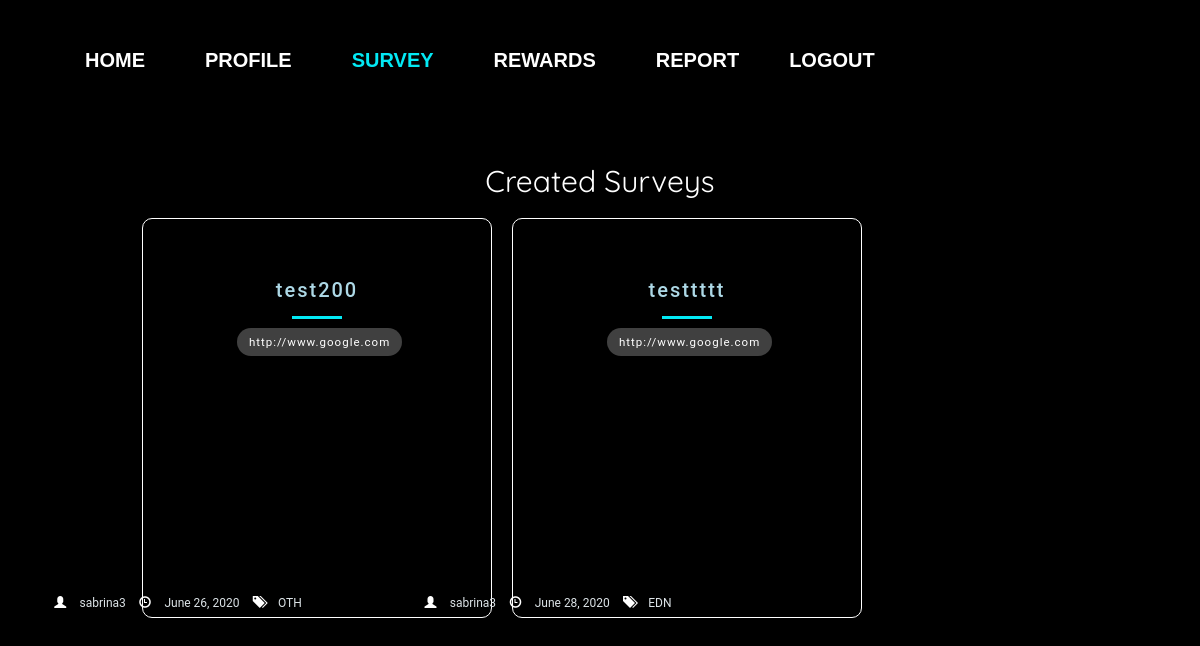
The page /tracksurvey/ (signed in) on the database its author committed.
### survey/models.py (models this page shows, shortened)
class UploadSurvey(models.Model):
    user = models.ForeignKey(to=User, null=True, on_delete=models.SET_NULL,blank=True)
    uploadDate = models.DateField(default=timezone.now)
    surveytitle = models.CharField('Survey Title', max_length=100)
    surveylink = models.URLField('Survey Link', max_length=200)
    surveydescription = models.CharField('Survey Description',
        max_length=5000,
        help_text="Include your survey dscription here!")
    surveycategory_choices = [
    ('EDN','Education'),
    ('HTC','Healthcare'),
    ('LFS','Lifestyle'),
    ('NUS','NUS-Related'),
    ('OTH','Others')]
    surveycategory = models.CharField('Survey Category',choices=surveycategory_choices, max_length=100, default='OTH')
    gender_filter=models.ManyToManyField(GenderFilter,blank=True)
    singaporean_filter=models.ManyToManyField(SingaporeanFilter, blank=True)
    faculty_filter=models.ManyToManyField(FacultyFilter,blank=True)
    year_filter=models.ManyToManyField(YearFilter,blank=True)
    residential_filter=models.ManyToManyField(ResidentialFilter, blank=True)

### survey/views.py (the view)
# urls.py: path('tracksurvey/', survey_views.tracksurvey_view , name='tracksurvey'),
@login_required
def tracksurvey_view(request):
    context = {
        'displayedsurveys': UploadSurvey.objects.filter(user=request.user)
    }
    return render(request, 'survey/tracksurvey.html', context)

### survey/templates/survey/tracksurvey.html (shortened to what this page needs)
{% extends "survey/base.html" %}
{% load static %}
{% block css %}
<link rel="stylesheet" type="text/css" href="{% static 'survey/tracksurvey.css'%}">
{% endblock %}
{% block navbar %}
<div class="nav_box">
<header class="navbarheader">
<div class=nav>
  <ul class=navbarlist>
    <a href="{% url 'survey:dashboard' %}" role="button">Home</a>
    <a href="{% url 'accounts:profile' %}" role="button">Profile</a>
    <a href="{% url 'survey:survey' %}" role="button" class="active">Survey</a>
    <a href="{% url 'survey:shoprewards' %}" role="button" >Rewards</a>
    <a href="{% url 'survey:report' %}" role="button">Report</a>
    <a href="{% url 'logout' %}" id="logout">Logout</a>
  </ul>
</div>
</header>
</div>
{% endblock %}
{% block body_block %}
{% load widget_tweaks %}
<div class="main">
    <h1> Created Surveys </h1>
    <ul class="cards">
        {% for survey in displayedsurveys %}
        <li class="cards_item">
        <div class="blog-card">
            <div class="title-content">
              <h3>
                <a href="{% url 'survey:tracksurvey-detail' survey.id %}" style="color:lightblue"> {{survey.surveytitle}} </a>
            </h3>
              <hr />
              <div class="intro">
                <a href="{{survey.surveylink}}" class="surveylinkbutton"> {{survey.surveylink}} </a>
              </div>
            </div>
            <div>
              <ul class="utility-list">
                <span class="glyphicon glyphicon-user" aria-hidden="true" style="color:white"> </span>
                <li class="user">{{survey.user}}</li>
                <span class="glyphicon glyphicon-time" aria-hidden="true" style="color:white"> </span>
                <li class="date">{{survey.uploadDate}}</li>
                <span class="glyphicon glyphicon-tags" aria-hidden="true" style="color:white"> </span>
                <li class="tags">{{survey.surveycategory}}</li>
              </ul>
            </div>
            <div class="color-overlay"></div>
          </div>
      </li>
      {% endfor %}
    </ul>
</div>
{% endblock %}

### survey/static/survey/base.css (style rules this page uses)
html { height: 100%; }
body { background: #000000; margin: auto; font-family: "Trebuchet MS", monospace; }
div { padding:5px; }

### survey/static/survey/nav.css (style rules this page uses)
.navbarheader { color: white; display: flex; align-items: center; justify-content: center; overflow: hidden; display: flex; align-items: center; justify-content: center; flex-direction: row; height:100px; position:fixed; }
.navbarlist { display: flex; list-style-type: none; }
.navbarlist a { margin: 10px 30px; position: relative; color: white; font-family: 'Oswald', sans-serif; font-size: 20px; font-weight: bold; text-transform: uppercase; text-decoration: none; }
.navbarlist a:before { position: absolute; bottom: -2px; content: ''; width: 100%; height: 3px; background: #03e9f4; transform: translateX(-100%); opacity: 0; }
.navbarlist .active { color: #03e9f4; }
#logout { margin-left: 20px; }

### survey/static/survey/tracksurvey.css (style rules this page uses)
html { background: black; }
body { color: white; font-family: 'Quicksand', serif; font-style: normal; font-weight: 400; letter-spacing: 0; padding: 1rem; }
.main { max-width: 1600px; margin: 0px auto; }
h1 { font-size: 30px; font-weight: 400; text-align: center; }
.cards { display: flex; flex-wrap: wrap; list-style: none; padding: 10%; margin-top: -10%; }
.cards_item { display: flex; padding: 1rem; }
.blog-card { border: 1px solid white; width: 350px; height: 400px; overflow: hidden; border-radius: 10px; box-shadow: 3px 3px 20px rgba(0, 0, 0, .5); text-align: center; }
.blog-card .color-overlay { border-color: white; width: 350px; height: 1000px; transition: background-color 0.3s cubic-bezier(0.33, 0.66, 0.66, 1); margin-top: -500px; margin-left: -5px }
.title-content { text-align: center; width: 100%; margin: 30px 0 0 0; line-height: 10px; }
h3 { font-size: 20px; font-weight: 500; letter-spacing: 2px; color: #9cc9e3; font-family: 'Roboto', sans-serif; margin-bottom: 10px; }
hr { width: 50px; height: 3px; margin: 15px auto; border: 0; background: #03e9f4; }
.intro { width: 170px; margin: 0 auto; color: #dce3e7; font-family: 'Roboto', sans-serif; font-size: 13px; line-height: 5px; }
.utility-list { list-style-type: none; padding: 0; width: 100%; position: absolute; margin-left: -570px; margin-top: 230px; font-size:12px; }
.utility-list li { margin: 5px -10px 5px 0; padding: 0 20px 0 30px; display: inline-block; color: #dce3e7; font-family: 'Roboto', sans-serif; }
.utility-list li.user { margin-left:-20px; }
.utility-list li.date { margin-left:-20px; }
.utility-list li.tags { margin-left:-20px; }
.surveylinkbutton { color: white; font-size: 1.15rem; width: 100%; padding: .5rem 1rem; border: 2px solid transparent; outline: none; border-radius: 1.5rem; background-color: rgba(255, 255, 255, 0.25); letter-spacing: 1px; }

### rows shown on the page
UploadSurvey: surveytitle "test200", surveylink "http://www.google.com", user "sabrina3", uploadDate "June 26, 2020", surveycategory "OTH"
UploadSurvey: surveytitle "testtttt", surveylink "http://www.google.com", user "sabrina3", uploadDate "June 28, 2020", surveycategory "EDN"
